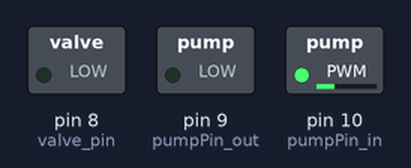
This sketch was run on a simulated Arduino Uno, built with avr-gcc and run on an emulated ATmega328P. Shown: switched loads named in the sketch (green lamp = pin HIGH).

Above: at 0.05 s.
At 3.45 s:
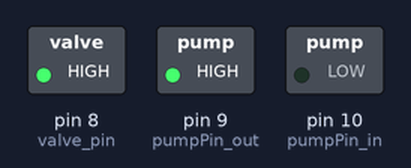
Timing chart, 0 to 8.1 s (numbered marks = the images above):
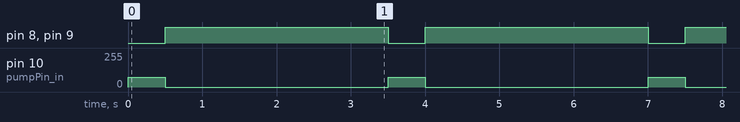

The sketch:

coralbot.ino
```cpp
const int valve_pin = 8;
const int pumpPin_in =  10;
const int pumpPin_out = 9;


void setup() {
  pinMode(pumpPin_in, OUTPUT);
  pinMode(pumpPin_out, OUTPUT);
  pinMode(valve_pin, OUTPUT);
}

void loop() {
    digitalWrite(valve_pin, LOW);
    analogWrite(pumpPin_in, 75);
    analogWrite(pumpPin_out, 0);
    delay(500);
    digitalWrite(valve_pin, HIGH);
    analogWrite(pumpPin_in, 0);
    analogWrite(pumpPin_out, 255);
    delay(3000);
}
```

Measured:
- by itself, pin 8 (valve_pin), pin 9 (pumpPin_out): alternates HIGH for 3.0 s and LOW for 0.50 s
- by itself, pin 10 (pumpPin_in): alternates 75/255 for 0.50 s and 0/255 for 3.0 s
